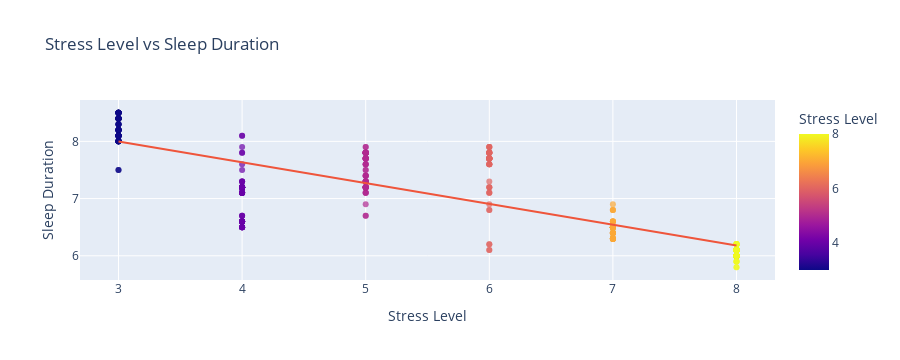

Source (notebook cell):
### Markdown cell above
### Stress Level vs Sleep Duration

### Code cell
fig = px.scatter(
    df,
    x="Stress Level",
    y="Sleep Duration",
    trendline="ols",
    title="Stress Level vs Sleep Duration",
    opacity=0.7,
    color="Stress Level",
)

fig.show()

### Figure 1 — Plotly figure (JSON) as saved in the notebook; plotly's stock layout.template omitted (floating-point values rounded to 4 significant figures; data arrays with more than 128 entries replaced by an {"elided": "..."} marker saying what was removed)
{"data": [{"hovertemplate": "Stress Level=%{marker.color}<br>Sleep Duration=%{y}<extra></extra>", "legendgroup": "", "marker": {"color": {"elided": "374 int values"}, "coloraxis": "coloraxis", "opacity": 0.7, "symbol": "circle"}, "mode": "markers", "name": "", "orientation": "v", "showlegend": false, "type": "scatter", "x": {"elided": "374 int values"}, "xaxis": "x", "y": {"elided": "374 float values"}, "yaxis": "y"}, {"hovertemplate": "<b>OLS trendline</b><br>Sleep Duration = -0.363644 * Stress Level + 9.09032<br>R<sup>2</sup>=0.657758<br><br>Stress Level=%{x}<br>Sleep Duration=%{y} <b>(trend)</b><extra></extra>", "legendgroup": "", "marker": {"symbol": "circle"}, "mode": "lines", "name": "", "showlegend": false, "type": "scatter", "x": {"elided": "374 int values"}, "xaxis": "x", "y": {"elided": "374 float values"}, "yaxis": "y"}], "layout": {"coloraxis": {"colorbar": {"title": {"text": "Stress Level"}}, "colorscale": [[0, "#0d0887"], [0.1111, "#46039f"], [0.2222, "#7201a8"], [0.3333, "#9c179e"], [0.4444, "#bd3786"], [0.5556, "#d8576b"], [0.6667, "#ed7953"], [0.7778, "#fb9f3a"], [0.8889, "#fdca26"], [1, "#f0f921"]]}, "height": 360, "legend": {"tracegroupgap": 0}, "title": {"text": "Stress Level vs Sleep Duration"}, "xaxis": {"anchor": "y", "autorange": true, "domain": [0, 1], "range": [2.674, 8.326], "title": {"text": "Stress Level"}, "type": "linear"}, "yaxis": {"anchor": "x", "autorange": true, "domain": [0, 1], "range": [5.577, 8.723], "title": {"text": "Sleep Duration"}, "type": "linear"}}}
